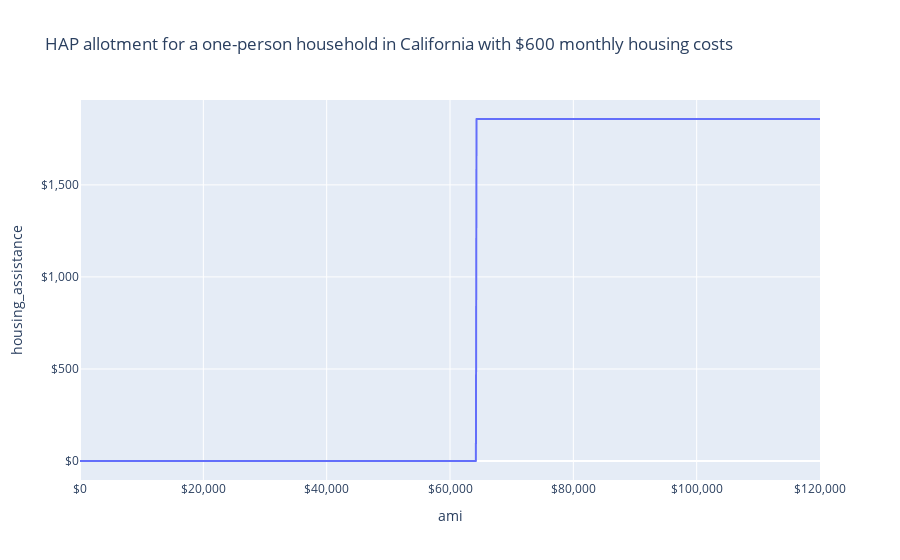

This figure's notebook cell:
### Markdown cell above
What if their earnings change?
They receive the maximum allotment of \$250 per month until they reach \$720 in monthly earnings, plus the \$95 emergency allotment, coming to \$345.
When their income hits \$980 per month, their normal allotment falls to \$155, at which point their total allotment stabilizes at \$250.
The normal allotment then continues to fall until their earnings reach \$1,350, at which point their continue to receive the \$20 minimum monthly allotment until they reach \$2,150 per month, 200% of the poverty line.
At 200% of the poverty line, both their normal and full allotment fall to \$0.

### Code cell
sim_emp = IndividualSim(year=2022)
sim_emp.add_person(name="person", employment_income=3000 * 12)
sim_emp.add_spm_unit(
    name="spm_unit", members=["person"], is_hud_elderly_disabled_family= True, hud_gross_rent=600 * 12, pha_payment_standard = 2748, receives_housing_assistance = False
)

sim_emp.vary("ami", min=0, max=120000)

import plotly.express as px

LABELS = dict(
    employment_income="Monthly employment income",
    dividend_income="Monthly dividend income",
    income="Monthly income",
    income_source="Income source",
    housing_cost="Monthly housing cost",
    hap="Monthly hap allotment",
    allotment="HAP allotment",
)

emp_df_full = pd.DataFrame(
    dict(
        ami=sim_emp.calc("ami")[0],
        housing_assistance=sim_emp.calc("housing_assistance")[0]
    ))

fig = px.line(
    emp_df_full,
    "ami",
    "housing_assistance",
    labels=LABELS,
    title="HAP allotment for a one-person household in California with $600 monthly housing costs",
)
fig.update_layout(xaxis_tickformat="$,", yaxis_tickformat="$,")
fig.show()

### Figure 1 — Plotly figure (JSON) as saved in the notebook; plotly's stock layout.template omitted (floating-point values rounded to 4 significant figures; data arrays with more than 128 entries replaced by an {"elided": "..."} marker saying what was removed)
{"data": [{"hovertemplate": "ami=%{x}<br>housing_assistance=%{y}<extra></extra>", "legendgroup": "", "line": {"color": "#636efa", "dash": "solid"}, "marker": {"symbol": "circle"}, "mode": "lines", "name": "", "showlegend": false, "type": "scattergl", "x": {"elided": "1201 int values"}, "xaxis": "x", "y": {"elided": "1201 int values"}, "yaxis": "y"}], "layout": {"legend": {"tracegroupgap": 0}, "title": {"text": "HAP allotment for a one-person household in California with $600 monthly housing costs"}, "xaxis": {"anchor": "y", "domain": [0, 1], "tickformat": "$,", "title": {"text": "ami"}}, "yaxis": {"anchor": "x", "domain": [0, 1], "tickformat": "$,", "title": {"text": "housing_assistance"}}}}
